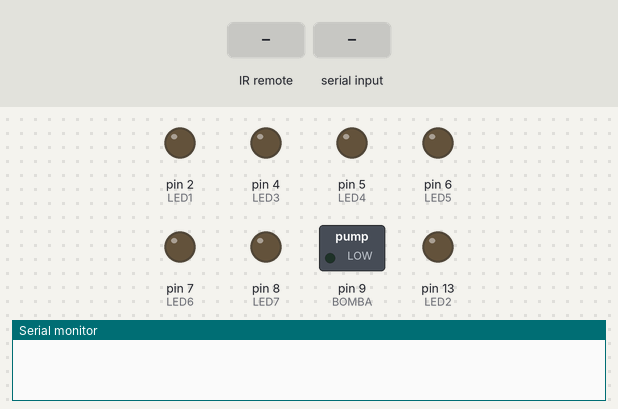
The sketch below on a simulated Arduino Uno, built with avr-gcc and run on an emulated ATmega328P. Shown: switched loads named in the sketch (green lamp = pin HIGH), output pins drawn as LEDs (lit = HIGH), the last lines printed to the serial monitor. Inputs (shaded band) come from the test bench.

Above: at 1.2 s.
1.3 s: infrared code 0x5A0B421A received
At 2.5 s:
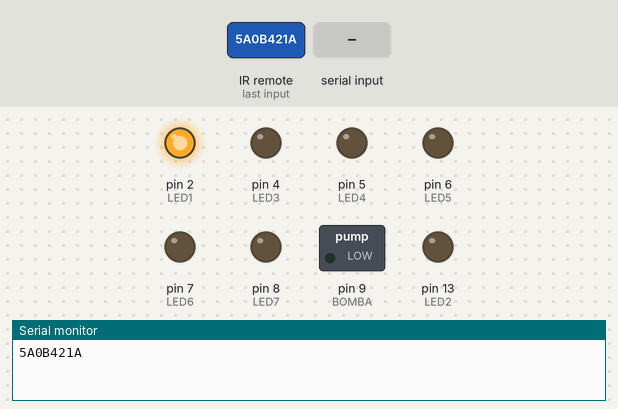
2.8 s: "c" received over Serial
At 3.7 s:
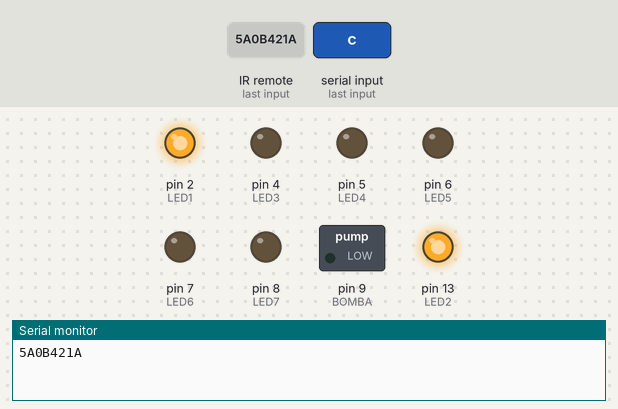
4.3 s: byte 107 ('k') received over Serial
At 4.9 s:
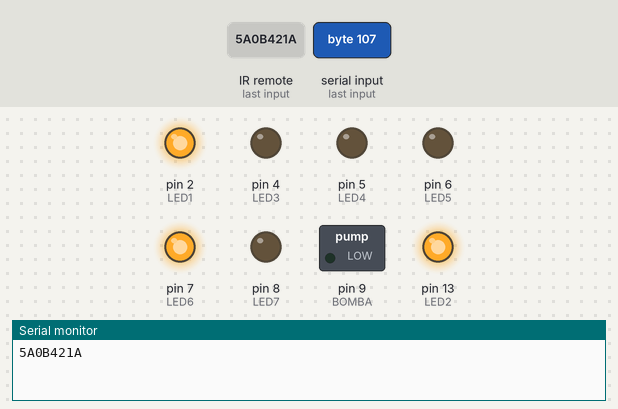
5.8 s: byte 109 ('m') received over Serial
At 7.0 s:
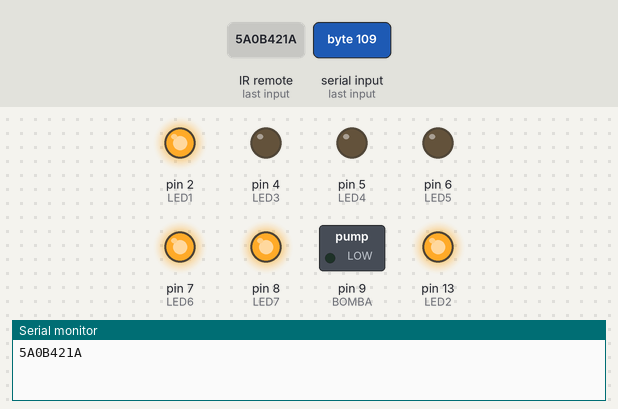
7.3 s: byte 108 ('l') received over Serial
At 8.4 s:
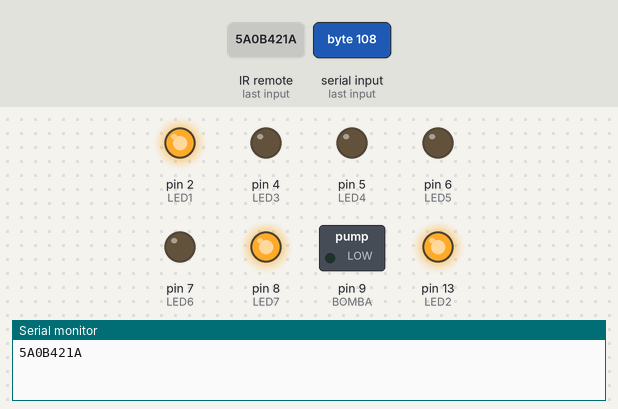
8.8 s: byte 111 ('o') received over Serial
At 9.5 s:
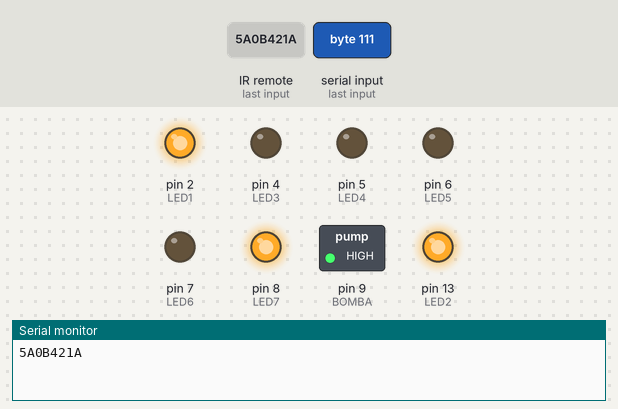
Timing chart, 0 to 11.3 s (numbered marks = the images above; inputs shaded):
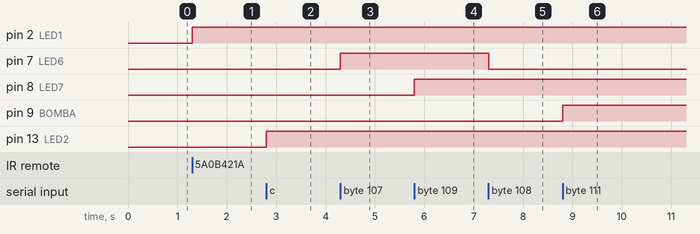

The sketch:

smarthouse.ino
```cpp
#include <IRremote.h>

#include <IRremote.h>
int receptor = 10;
 int LED1 = 2;//Pieza1
 int LED2 = 13;//Baño1
 int LED3 = 4;//Sala1
 int LED4 = 5;//Garaje
 int LED5 = 6;//piscina
 int LED6 = 7;//
 int LED7 = 8;//
 int BOMBA = 9;//
 IRrecv irrecv(receptor);
decode_results codigo; //OBJETO CODIGO DE CLASE decode_result, oriundo de IRremote.h
void setup()
{
   Serial.begin(9600);
   irrecv.enableIRIn(); // INICIA LA RECEPCIÓN
   pinMode(LED1, OUTPUT);
   pinMode(LED2, OUTPUT);
   pinMode(LED3, OUTPUT);
   pinMode(LED4, OUTPUT);
   pinMode(LED5, OUTPUT);
   pinMode(LED6, OUTPUT);
   pinMode(LED7, OUTPUT);
   pinMode(BOMBA, OUTPUT);
}

void loop() {
   if (irrecv.decode(&codigo))
 {
Serial.println(codigo.value, HEX);

      if (codigo.value==0x5A0B421A)//CÓDIGO DEL NÚMERO CERO PARA ACTIVAR LED
      {
         digitalWrite(LED1,HIGH);

      }

      if (codigo.value==0x4A0B401A)//CÓDIGO DEL NÚMERO UNO PARA DESACTIVAR LED
      {
         digitalWrite(LED1,LOW);
      }

delay(500);
irrecv.resume();

 }
   if (Serial.available() > 0)
   {
      int option = Serial.read();
      //a de encendido LED1
      if (option == 'a')
      {
         digitalWrite(LED1, HIGH);
      }
      //b de apagado  LED1
      if (option == 'b')
      {
         digitalWrite(LED1, LOW);
      }
      //c de encendido LED2
      if (option == 'c')
      {
         digitalWrite(LED2, HIGH);
      }
      //d de apagado  LED2
      if (option == 'd')
      {
         digitalWrite(LED2, LOW);
      }
      //e de encendido LED3
      if (option == 'e')
      {
         digitalWrite(LED3, HIGH);
      }
      //f de apagado  LED3
      if (option == 'f')
      {
         digitalWrite(LED3, LOW);
      }
      //g de encendido LED4
      if (option == 'g')
      {
         digitalWrite(LED4, HIGH);
      }
      //h de apagado  LED4
      if (option == 'h')
      {
         digitalWrite(LED4, LOW);
      }
      //i de encendido LED5
      if (option == 'i')
      {
         digitalWrite(LED5, HIGH);
      }
      //j de apagado  LED5
      if (option == 'j')
      {
         digitalWrite(LED5, LOW);
      }
      //k de encendido LED6
      if (option == 'k')
      {
         digitalWrite(LED6, HIGH);
      }
      //h de apagado  LED6
      if (option == 'l')
      {
         digitalWrite(LED6, LOW);
      }
      //m de encendido LED7
      if (option == 'm')
      {
         digitalWrite(LED7, HIGH);
      }
      //n de apagado  LED7
      if (option == 'n')
      {
         digitalWrite(LED7, LOW);
      }
      //o de encendido BOMBA
      if (option == 'o')
      {
         digitalWrite(BOMBA, HIGH);
      }
      //p de apagado  BOMBA
      if (option == 'p')
      {
         digitalWrite(BOMBA, LOW);
      }
   }
}
```

Measured:
- after the input at 1.3 s, pin 2 (LED1): LOW → HIGH at once
- after the input at 2.8 s, pin 13 (LED2): LOW → HIGH at once
- after the input at 4.3 s, pin 7 (LED6): LOW → HIGH at once
- after the input at 5.8 s, pin 8 (LED7): LOW → HIGH at once
- after the input at 7.3 s, pin 7 (LED6): HIGH → LOW at once
- after the input at 8.8 s, pin 9 (BOMBA): LOW → HIGH at once
